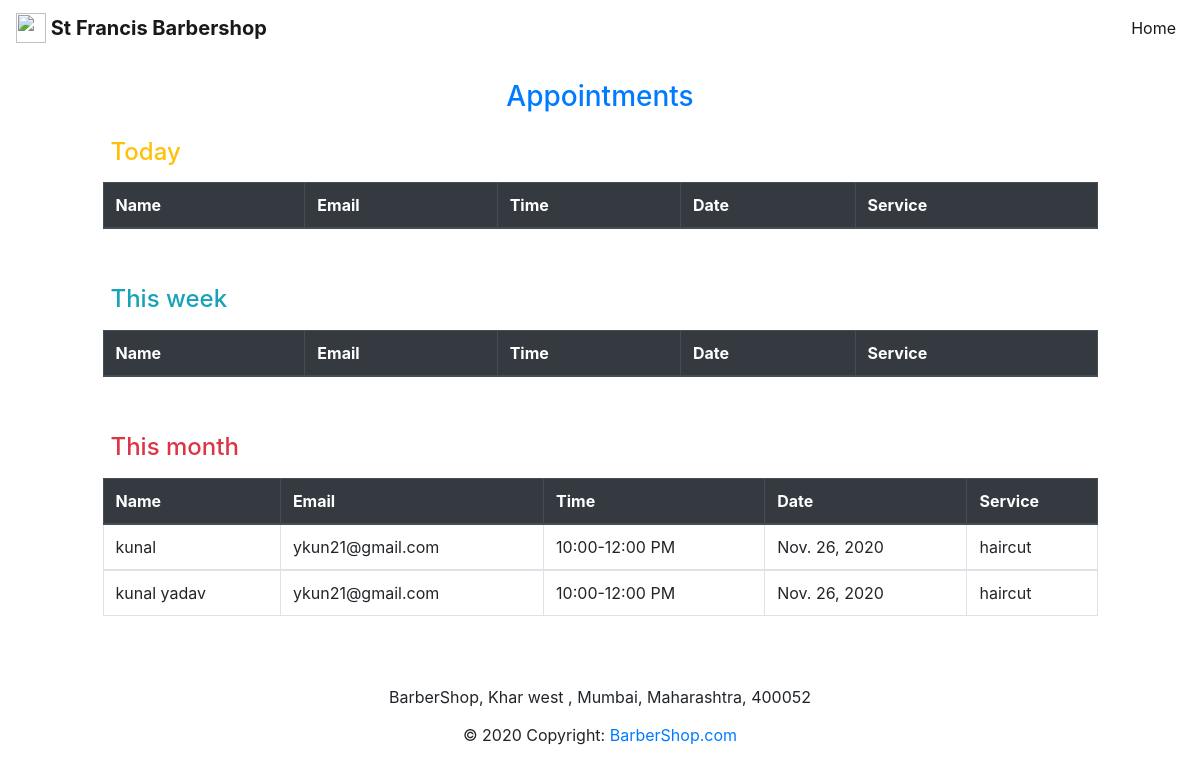
Page /appointment_list/ (signed in) on the earlier database version.
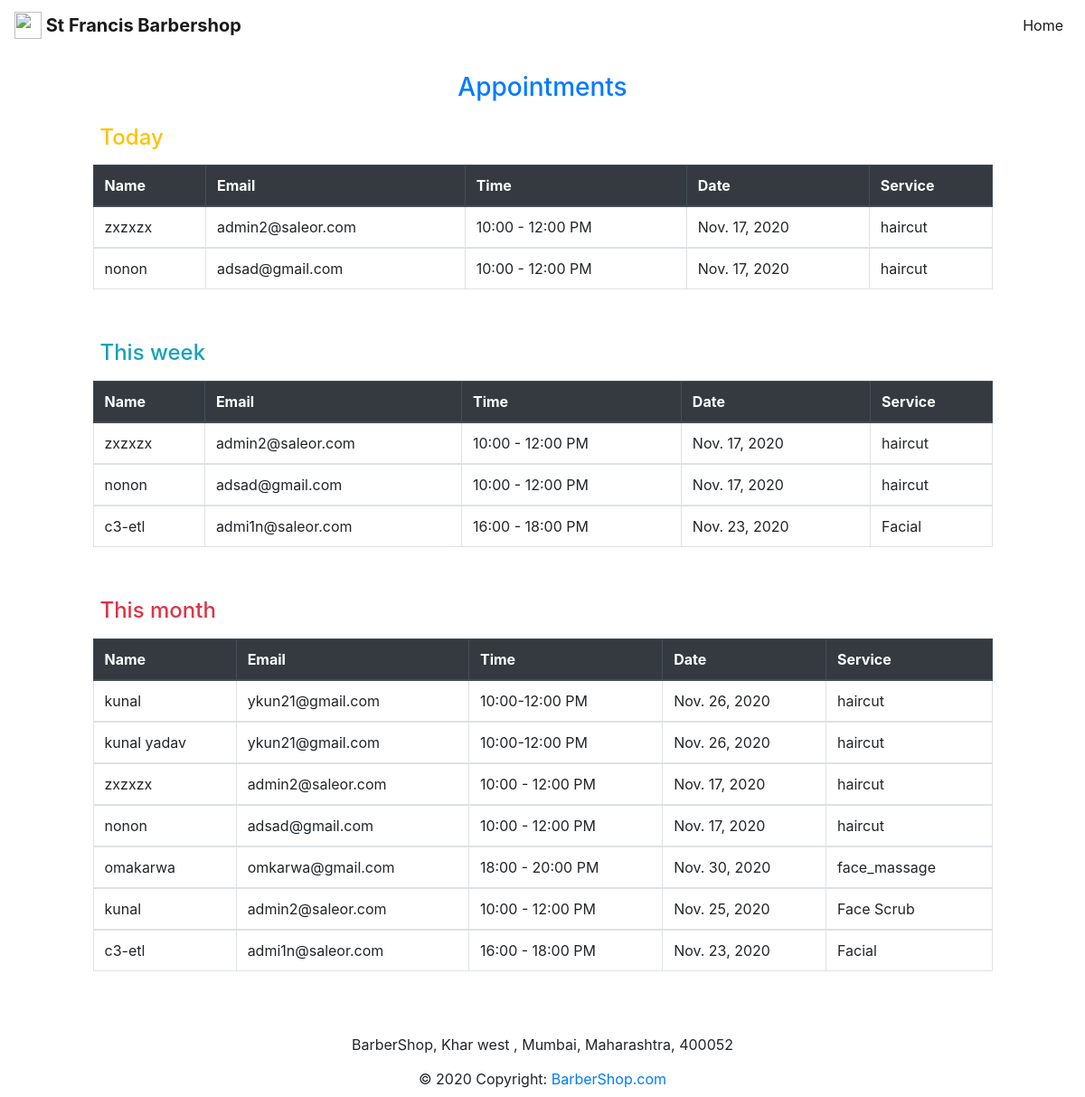
Same page on the later database version.
### barbershop/models.py (models this page shows)
class Appointment(models.Model):
    name = models.CharField(max_length=200)
    email = models.EmailField(max_length=200)
    preferred_date = models.DateField(default=datetime.date.today)
    preferred_time = models.CharField(max_length=250, default="10:00 - 12:00 PM")
    service = models.CharField(max_length=250)
    appointment_id = models.CharField(max_length=450)
    def __str__(self):
        return self.name

### barbershop/views.py (the view)
# urls.py: path('appointment_list/', views.appointments_list, name="appointments_list")
@login_required()
def appointments_list(request):
    today = date.today()
    seven_day = today + timedelta(days=6)
    month = today + timedelta(days=30)
    today_appointments = Appointment.objects.filter(preferred_date__range=[today, today])
    week_appointments = Appointment.objects.filter(preferred_date__range=[today, seven_day])
    month_appointments = Appointment.objects.filter(preferred_date__range=[today, month])
    return render(request, "barbershop/appointments_list.html", {"today_appointments": today_appointments,
                                                                 "week_appointments": week_appointments,
                                                                 "month_appointments": month_appointments, })

### barbershop/templates/barbershop/appointments_list.html (shortened to what this page needs)
{% extends "barbershop/main.html" %} {% load static %} {% load crispy_forms_tags %} {% block title%} Make an Appointment {% endblock %} {% block navbar %} <nav class="navbar navbar-expand-md navbar-light bg-white">
    <a class="navbar-brand" href="#">
        <img src="https://www.flaticon.com/svg/static/icons/svg/1995/1995573.svg" width="30" height="30" class="d-inline-block align-top" alt=""><strong> St Francis Barbershop </strong> </a>
    <div class="navbar-collapse collapse" id="collapsingNavbar">
        <ul class="navbar-nav ml-auto">
            <li class="nav-item active">
                <a class="nav-link" href="{% url 'home' %}">Home</a>
            </li>
        </ul>
    </div>
</nav> {% endblock %} {% block content %} <main class="flex-fill">
    <div class="row justify-content-center">
        <div class="col-lg-10 col-md-12 col-sm-12 m-2">
            <h3 class="text-center text-primary mt-3">Appointments</h3>
            <h4 class="text-warning mt-3 p-2">Today</h4>
            <table class="table table-bordered ">
                <thead class="thead-dark">
                    <tr>
                        <th scope="col">Name</th>
                        <th scope="col">Email</th>
                        <th scope="col">Time</th>
                        <th scope="col">Date</th>
                        <th scope="col">Service</th>
                    </tr>
                </thead> {% for appointment in today_appointments %} <tbody>
                    <tr>
                        <td>{{appointment}}</td>
                        <td>{{appointment.email}}</td>
                        <td>{{appointment.preferred_time}}</td>
                        <td>{{appointment.preferred_date}}</td>
                        <td>{{appointment.service}}</td>
                    </tr>
                </tbody> {% endfor %}
            </table>
            <h4 class="text-info mt-5 p-2">This week</h4>
            <table class="table table-bordered">
                <thead class="thead-dark">
                    <tr>
                        <th scope="col">Name</th>
                        <th scope="col">Email</th>
                        <th scope="col">Time</th>
                        <th scope="col">Date</th>
                        <th scope="col">Service</th>
                    </tr>
                </thead> {% for appointment in week_appointments %} <tbody>
                    <tr>
                        <td>{{appointment}}</td>
                        <td>{{appointment.email}}</td>
                        <td>{{appointment.preferred_time}}</td>
                        <td>{{appointment.preferred_date}}</td>
                        <td>{{appointment.service}}</td>
                    </tr>
                </tbody> {% endfor %}
            </table>
            <h4 class="text-danger mt-5 p-2">This month</h4>
            <table class="table table-bordered">
                <thead class="thead-dark">
                    <tr>
                        <th scope="col">Name</th>
                        <th scope="col">Email</th>
                        <th scope="col">Time</th>
                        <th scope="col">Date</th>
                        <th scope="col">Service</th>
                    </tr>
                </thead> {% for appointment in month_appointments %} <tbody>
                    <tr>
                        <td>{{appointment}}</td>
                        <td>{{appointment.email}}</td>
                        <td>{{appointment.preferred_time}}</td>
                        <td>{{appointment.preferred_date}}</td>
                        <td>{{appointment.service}}</td>
                    </tr>
                </tbody> {% endfor %}
            </table>
        </div>
    </div>
</main> {% endblock %}

### barbershop/templates/barbershop/main.html (shortened to what this page needs)
{% load static %}
{% load crispy_forms_tags %}
<html lang="en">
   <head>
      <link rel="stylesheet" type="text/css" href="{% static '/style/main.css' %}">
      <link rel="stylesheet" href="https://cdnjs.cloudflare.com/ajax/libs/bootstrap-datetimepicker/4.7.14/css/bootstrap-datetimepicker.min.css">
      <link rel="stylesheet" href="https://cdn.jsdelivr.net/npm/bootstrap@4.5.3/dist/css/bootstrap.min.css">
   </head>
   <body>
      {% block navbar %} {% endblock %}
      {% block content %} {% endblock %}
      <footer class="footer">
         <h6 class="text-center font-weight-normal pt-5">BarberShop, Khar west , Mumbai, Maharashtra, 400052</h6>
         <div class="footer-copyright text-center py-2">© 2020 Copyright: <a href="https://BarberShop.com/"> BarberShop.com</a>
         </div>
      </footer>
   </body>
</html>

Differences in the rows shown:
added Appointment: name "zxzxzx", email "admin2@saleor.com", preferred_time "10:00 - 12:00 PM", preferred_date "Nov. 17, 2020", service "haircut"
added Appointment: name "nonon", email "adsad@gmail.com", preferred_time "10:00 - 12:00 PM", preferred_date "Nov. 17, 2020", service "haircut"
added Appointment: name "c3-etl", email "admi1n@saleor.com", preferred_time "16:00 - 18:00 PM", preferred_date "Nov. 23, 2020", service "Facial"
added Appointment: name "omakarwa", email "omkarwa@gmail.com", preferred_time "18:00 - 20:00 PM", preferred_date "Nov. 30, 2020", service "face_massage", shown under "This month"
added Appointment: name "kunal", email "admin2@saleor.com", preferred_time "10:00 - 12:00 PM", preferred_date "Nov. 25, 2020", service "Face Scrub", shown under "This month"
